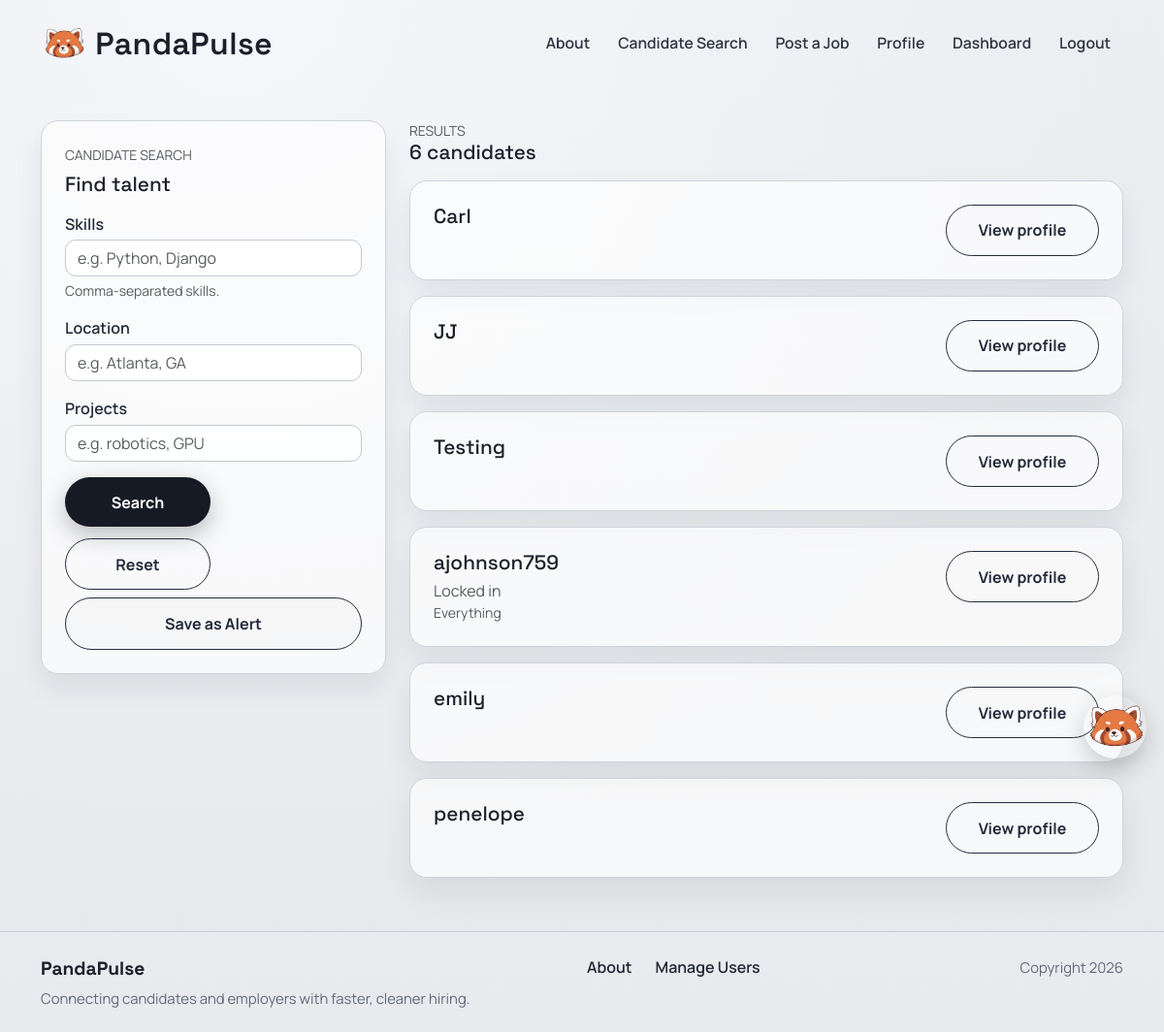
The app's page /accounts/candidates/ (signed in) with its own data.
### accounts/models.py (models this page shows, shortened)
class Profile(models.Model):
    class AccountType(models.TextChoices):
        APPLICANT = "APPLICANT", "Job Applicant"
        EMPLOYER = "EMPLOYER", "Employer"
    user = models.OneToOneField(settings.AUTH_USER_MODEL, on_delete=models.CASCADE, related_name="profile")
    account_type = models.CharField(
        max_length=20,
        choices=AccountType.choices,
        default=AccountType.APPLICANT
    )
    profile_picture = models.ImageField(
        upload_to="profile_pics/",
        blank=True,
        null=True
    )
    headline = models.CharField(max_length=120, blank=True)
    skills = models.CharField(max_length=300, blank=True)
    education = models.TextField(blank=True)
    work_experience = models.TextField(blank=True)
    location = models.CharField(max_length=120, blank=True)
    projects = models.TextField(blank=True)
    company_name = models.CharField(max_length=120, blank=True)
    company_website = models.URLField(blank=True)
    company_description = models.TextField(blank=True)
    visible_to_recruiters = models.BooleanField(
        default=True,
        help_text="Allow recruiters to view your profile."
    )
    show_headline = models.BooleanField(default=True)
    show_skills = models.BooleanField(default=True)
    show_education = models.BooleanField(default=True)
    show_work_experience = models.BooleanField(default=True)
    show_links = models.BooleanField(default=True)
    hide_email_from_employers = models.BooleanField(default=False)
    created_at = models.DateTimeField(auto_now_add=True)
    @property
    def location_city_state(self):
        raw = (self.location or "").strip()
        if not raw:
            return ""

### accounts/views.py (the view)
# urls.py: path("candidates/", views.candidate_search, name="accounts.candidate_search"),
@login_required
def candidate_search(request):
    if not _is_employer(request.user):
        return HttpResponseForbidden("Only employers can access candidate search.")
    qs = Profile.objects.filter(
        account_type=Profile.AccountType.APPLICANT,
        visible_to_recruiters=True,
    ).select_related("user").order_by("user__username")
    skills = request.GET.get("skills", "").strip()
    location = request.GET.get("location", "").strip()
    projects = request.GET.get("projects", "").strip()
    if skills:
        for t in [t.strip() for t in skills.split(",") if t.strip()]:
            qs = qs.filter(skills__icontains=t)
    if location:
        qs = qs.filter(location__icontains=location)
    if projects:
        qs = qs.filter(Q(projects__icontains=projects) | Q(headline__icontains=projects))
    return render(
        request,
        "accounts/candidate_search.html",
        {"template_data": {"title": "Candidate Search", "candidates": qs, "filters": {"skills": skills, "location": location, "projects": projects}}},
    )

### accounts/context_processors.py (called while the page is built)
def can_post_job(request):
    if not request.user.is_authenticated:
        return {"can_post_job": False}
    is_employer = Profile.objects.filter(
        user=request.user,
        account_type=Profile.AccountType.EMPLOYER,
    ).exists()
    return {"can_post_job": is_employer}

### accounts/views.py (called while the page is built)
def _is_employer(user):
    return Profile.objects.filter(
        user=user,
        account_type=Profile.AccountType.EMPLOYER,
    ).exists()

### accounts/templates/accounts/candidate_search.html (shortened to what this page needs)
{% extends 'base.html' %}
{% block content %}
<section class="page-shell">
  <div class="container">
    <div class="row g-4">
      <div class="col-lg-4">
        <div class="surface-card">
          <div class="text-uppercase text-muted small mb-2">Candidate search</div>
          <h2 class="surface-title mb-3">Find talent</h2>
          <form method="get" id="searchForm" class="vstack gap-3">
            <div>
              <label class="form-label">Skills</label>
              <input type="text" name="skills" class="form-control" placeholder="e.g. Python, Django" value="{{ template_data.filters.skills }}">
              <div class="form-text">Comma-separated skills.</div>
            </div>
            <div>
              <label class="form-label">Location</label>
              <input type="text" name="location" class="form-control" placeholder="e.g. Atlanta, GA" value="{{ template_data.filters.location }}">
            </div>
            <div>
              <label class="form-label">Projects</label>
              <input type="text" name="projects" class="form-control" placeholder="e.g. robotics, GPU" value="{{ template_data.filters.projects }}">
            </div>
            <div class="vstack gap-2">
              <div class="form-actions">
                <button type="submit" class="primary-btn border-0">Search</button>
                <a href="{% url 'accounts.candidate_search' %}" class="secondary-btn">Reset</a>
              </div>
              <button type="button" id="saveAlertTrigger" class="secondary-btn w-100" data-bs-toggle="modal" data-bs-target="#saveSearchModal">
                Save as Alert
              </button>
            </div>
          </form>
        </div>
      </div>
      <div class="col-lg-8">
        <div class="d-flex align-items-center justify-content-between mb-3">
          <div>
            <div class="text-uppercase text-muted small">Results</div>
            <h3 class="surface-title mb-0">{{ template_data.candidates|length }} candidates</h3>
          </div>
        </div>
        {% if template_data.candidates %}
          <div class="vstack gap-3">
            {% for p in template_data.candidates %}
              <div class="surface-card">
                <div class="d-flex justify-content-between flex-wrap gap-2">
                  <div>
                    <h4 class="surface-title mb-1">{{ p.user.username }}</h4>
                    {% if p.headline %}<div class="text-muted">{{ p.headline }}</div>{% endif %}
                    {% if p.skills %}<div class="small text-muted">{{ p.skills }}</div>{% endif %}
                  </div>
                  <div class="text-end">
                    <a class="secondary-btn" href="{% url 'accounts.public_profile' p.user.username %}">View profile</a>
                  </div>
                </div>
              </div>
            {% endfor %}
          </div>
        {% else %}
          <div class="surface-card p-5 text-center">
            <h4 class="surface-title mb-2">No matching candidates</h4>
            <p class="text-muted mb-0">Try widening your filters.</p>
          </div>
        {% endif %}
      </div>
    </div>
  </div>
</section>
{% endblock content %}

### project2/static/css/style.css (style rules this page uses)
:root { --bg-base: #e7e8eb; --ink: #1c1f29; --ink-muted: #515662; --line: #c3c8d0; --panel: #9fc3df; --panel-2: #c8deef; }
* { box-sizing: border-box; }
body { margin: 0; min-height: 100vh; font-family: "Manrope", sans-serif; color: var(--ink); background: radial-gradient(circle at 20% 0%, #f5f7fb 0%, rgba(245, 247, 251, 0.3) 38%, transparent 65%), linear-gradient(180deg, #eceef2 0%, var(--bg-base) 100%); }
.primary-btn, .secondary-btn, .danger-btn { display: inline-flex; align-items: center; justify-content: center; text-decoration: none; border-radius: 999px; font-weight: 700; padding: 0.85rem 1.55rem; min-width: 158px; transition: transform 0.22s ease, box-shadow 0.22s ease, background 0.22s ease; }
.primary-btn { background: #161a25; color: #fff; box-shadow: 0 8px 24px rgba(22, 26, 37, 0.28); }
.secondary-btn { border: 1.3px solid #252b3b; color: #252b3b; }
.page-shell { padding: 2.1rem 0 3.4rem; }
.surface-card { background: rgba(255, 255, 255, 0.68); border: 1px solid #cfd3da; border-radius: 18px; padding: 1.5rem; box-shadow: 0 14px 30px rgba(18, 23, 36, 0.08); }
.surface-title { font-family: "Space Grotesk", sans-serif; font-size: 1.3rem; margin-bottom: 0.55rem; }
.field-block label, .form-label { font-weight: 600; color: #252b3a; margin-bottom: 0.3rem; }
.form-control, .form-select { border-radius: 11px; border-color: #c3c9d2; background-color: rgba(255, 255, 255, 0.92); }
.form-actions { display: flex; gap: 0.75rem; align-items: center; flex-wrap: wrap; }
.form-actions .primary-btn, .form-actions .secondary-btn, .form-actions .danger-btn { min-width: 150px; }

### project2/static/mascot/panda.css (style rules this page uses)
:root { --panda-size: 65px; --panda-z: 9999; --panda-shadow: 0 10px 25px rgba(0,0,0,.18); --panda-gap: 10px; --panda-bubble-bg: rgba(0,0,0,.82); --panda-bubble-color: #fff; --panda-bubble-radius: 12px; --panda-bubble-font: 12px; --panda-bubble-pad-y: 10px; --panda-bubble-pad-x: 30px; --panda-bubble-maxw: 350px; }

### records on screen
Profile: user.username "Carl"
Profile: user.username "JJ"
Profile: user.username "Testing"
Profile: user.username "ajohnson759", headline "Locked in", skills "Everything"
Profile: user.username "emily"
Profile: user.username "penelope"

### other values on screen
{{ template_data.candidates|length }} "6"
